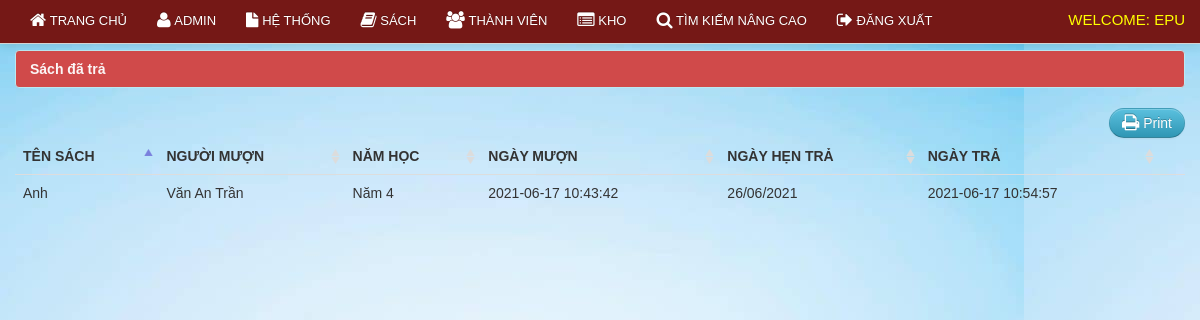
Page /qltv/librarian/return.php (signed in) on the committed database.
### tables this page shows
CREATE TABLE `borrow` (
  `borrow_id` int(11) NOT NULL AUTO_INCREMENT,
  `member_id` bigint(50) NOT NULL,
  `date_borrow` varchar(100) NOT NULL,
  `due_date` varchar(100) DEFAULT NULL,
  PRIMARY KEY (`borrow_id`),
  KEY `borrowerid` (`member_id`),
  KEY `borrowid` (`borrow_id`)
);

CREATE TABLE `book` (
  `book_id` int(11) NOT NULL AUTO_INCREMENT,
  `book_title` varchar(100) NOT NULL,
  `category_id` int(50) NOT NULL,
  `author` varchar(50) NOT NULL,
  `book_copies` int(11) NOT NULL,
  `book_pub` varchar(100) NOT NULL,
  `publisher_name` varchar(100) NOT NULL,
  `isbn` varchar(50) NOT NULL,
  `copyright_year` int(11) NOT NULL,
  `date_receive` varchar(20) NOT NULL,
  `date_added` datetime NOT NULL,
  `status` varchar(30) NOT NULL,
  PRIMARY KEY (`book_id`)
);

CREATE TABLE `member` (
  `member_id` int(11) NOT NULL AUTO_INCREMENT,
  `firstname` varchar(100) NOT NULL,
  `lastname` varchar(100) NOT NULL,
  `gender` varchar(10) NOT NULL,
  `address` varchar(100) NOT NULL,
  `contact` varchar(100) NOT NULL,
  `type` varchar(100) NOT NULL,
  `year_level` varchar(100) NOT NULL,
  `status` varchar(100) NOT NULL,
  PRIMARY KEY (`member_id`)
);

CREATE TABLE `borrowdetails` (
  `borrow_details_id` int(11) NOT NULL AUTO_INCREMENT,
  `book_id` int(11) NOT NULL,
  `borrow_id` int(11) NOT NULL,
  `borrow_status` varchar(50) NOT NULL,
  `date_return` varchar(100) NOT NULL,
  PRIMARY KEY (`borrow_details_id`)
);

### qltv/librarian/return.php (the view, shortened to what this page needs)
<?php include('header.php'); ?>
<?php include('navbar_borrow.php'); ?>
    <div class="container">
		<div class="margin-top">
			<div class="row">
				<div class="span12">
						<div class="alert alert-info"><strong>Sách đã trả</strong></div>
                            <table cellpadding="0" cellspacing="0" border="0" class="table" id="example">
								<div class="pull-right">
								<a href="" onclick="window.print()" class="btn btn-info"><i class="icon-print icon-large"></i> Print</a>
								</div>
                                <thead>
                                    <tr>
                                        <th>Tên sách</th>
                                        <th>Người mượn</th>
                                        <th>Năm học</th>
                                        <th>Ngày mượn</th>
                                        <th>Ngày hẹn trả</th>
                                        <th>Ngày trả</th>
                                    </tr>
                                </thead>
                                <tbody>
                                  <?php  $user_query=mysqli_query($conn,"select * from borrow
								LEFT JOIN member ON borrow.member_id = member.member_id
								LEFT JOIN borrowdetails ON borrow.borrow_id = borrowdetails.borrow_id
								LEFT JOIN book on borrowdetails.book_id =  book.book_id
								where borrowdetails.borrow_status = 'Đã trả'ORDER BY borrow.borrow_id DESC
								  ")or die(mysqli_error());
									while($row=mysqli_fetch_array($user_query)){
									$id=$row['borrow_id'];
									?>
									<tr class="del<?php echo $id ?>">
                                    <td><?php echo $row['book_title']; ?></td>
                                    <td><?php echo $row['firstname']." ".$row['lastname']; ?></td>
                                    <td><?php echo $row['year_level']; ?></td>
									<td><?php echo $row['date_borrow']; ?></td>
                                    <td><?php echo $row['due_date']; ?> </td>
									<td><?php echo $row['date_return']; ?> </td>
                                    <td></td>
                                    </tr>
									<?php  }  ?>
                                </tbody>
                            </table>
			</div>
			</div>
		</div>
    </div>
<?php include('footer.php') ?>

### qltv/css/docs.css (style rules this page uses)
body { font-family:'TR Century Gothic',Helvetica,Arial,sans-serif !important; }
.btn { border-radius: 25px !important; }
.alert { text-shadow: none; }
th { text-transform:uppercase; }
.margin-top { margin-top:50px; }
body { background: url(../img/grid_noise.png); position: relative; }

### qltv/css/print.css (style rules this page uses)
th { text-align:left; }
td { text-align:left; border-top:1px solid; padding:2px; }
.btn { display:none; }
.alert { display:none; }
body { font-family:arial; font-size:13px; }

### rows in the picture
borrow: book.book_title "Anh", member.firstname "Văn An", member.lastname "Trần", member.year_level "Năm 4", date_borrow "2021-06-17 10:43:42", due_date "26/06/2021", borrowdetails.date_return "2021-06-17 10:54:57"
